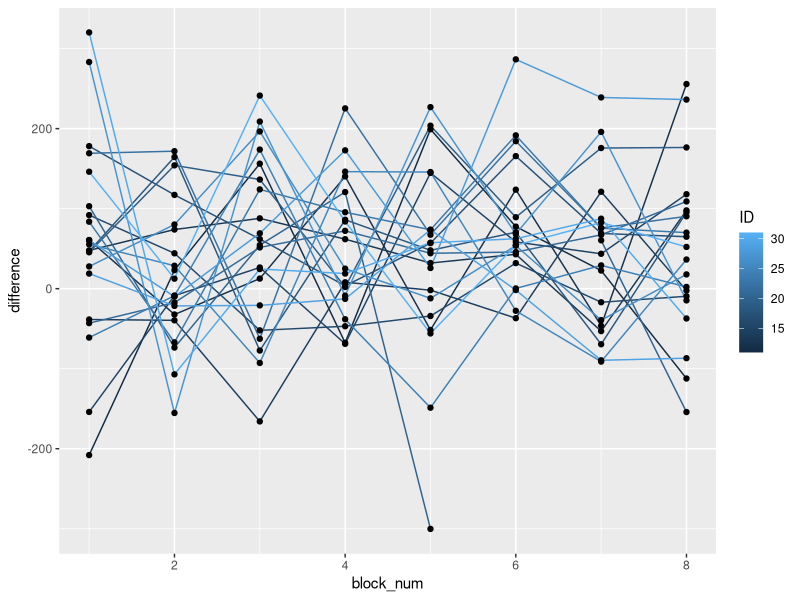

The R script that drew this image:
## ---- chunk 1
library(tidyverse) 
library(tidyr)
library(rstatix)
library(data.table)
## ---- chunk 2

pilot <- read_csv("p01/data/pilot_final.csv", show_col_types = FALSE)
  
## ---- chunk 3


pilot$relative_hp_dist[pilot$relative_hp_dist == 10] <- "no_dist"
pilot$relative_hp_dist[pilot$relative_hp_dist == 0] <- "dist_0"
pilot$relative_hp_dist[pilot$relative_hp_dist == 1] <- "dist_1"
pilot$relative_hp_dist[pilot$relative_hp_dist == 2] <- "dist_2"
pilot$relative_hp_dist[pilot$relative_hp_dist == 3] <- "dist_3"

block_num <- rep(c(1,2,3,4,5,6,7,8), each=60, times=21)
pilot <- cbind(pilot, block_num)

## ---- chunk 4
space <- pilot %>%
  group_by(ID, block_num, relative_hp_dist) %>%
  filter(acc==100) %>%
  summarize(rts = mean(RT),
            )

space$rts <- space$rts *1000

## ---- chunk 5

space_anova <- setDT(space)
space_anova <- dcast(space_anova,ID+block_num~relative_hp_dist,value.var='rts')

## ---- chunk 6

space_anova <- space_anova %>%
  mutate(low_prob = (dist_1+dist_2+dist_3)/3) %>%
  mutate(difference = (low_prob-dist_0))



## ---- chunk 7
ggplot(data = space_anova,aes(x=block_num, y=difference, group=ID))+
  geom_line(aes(color=ID))+
  geom_point()

